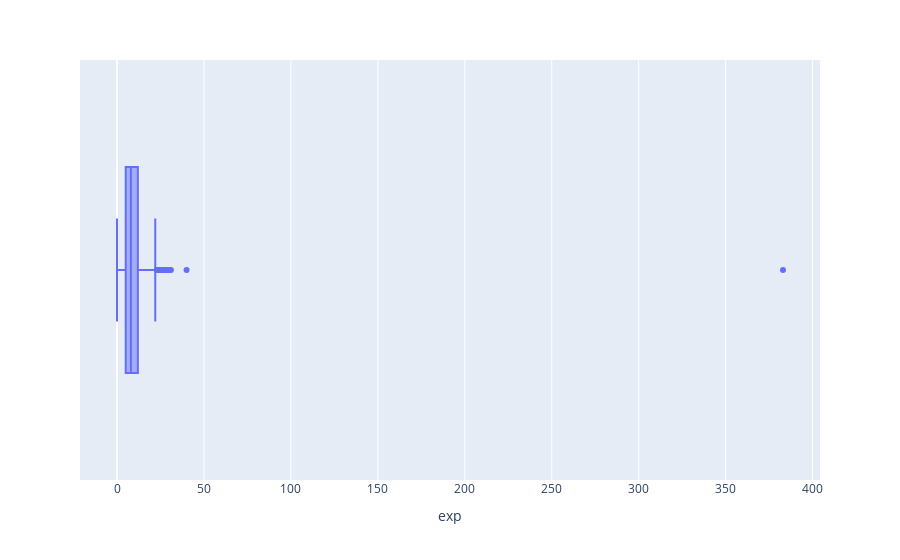

Notebook source saved alongside this figure:
### Code cell
px.box(df, x= 'exp')

### Figure 1 — Plotly figure (JSON) as saved in the notebook; plotly's stock layout.template omitted (floating-point values rounded to 4 significant figures; data arrays with more than 128 entries replaced by an {"elided": "..."} marker saying what was removed)
{"data": [{"alignmentgroup": "True", "hovertemplate": "exp=%{x}<extra></extra>", "legendgroup": "", "marker": {"color": "#636efa"}, "name": "", "notched": false, "offsetgroup": "", "orientation": "h", "showlegend": false, "type": "box", "x": {"elided": "1253 float values"}, "x0": " ", "xaxis": "x", "y0": " ", "yaxis": "y"}], "layout": {"boxmode": "group", "legend": {"tracegroupgap": 0}, "margin": {"t": 60}, "xaxis": {"anchor": "y", "domain": [0, 1], "title": {"text": "exp"}}, "yaxis": {"anchor": "x", "domain": [0, 1]}}}
